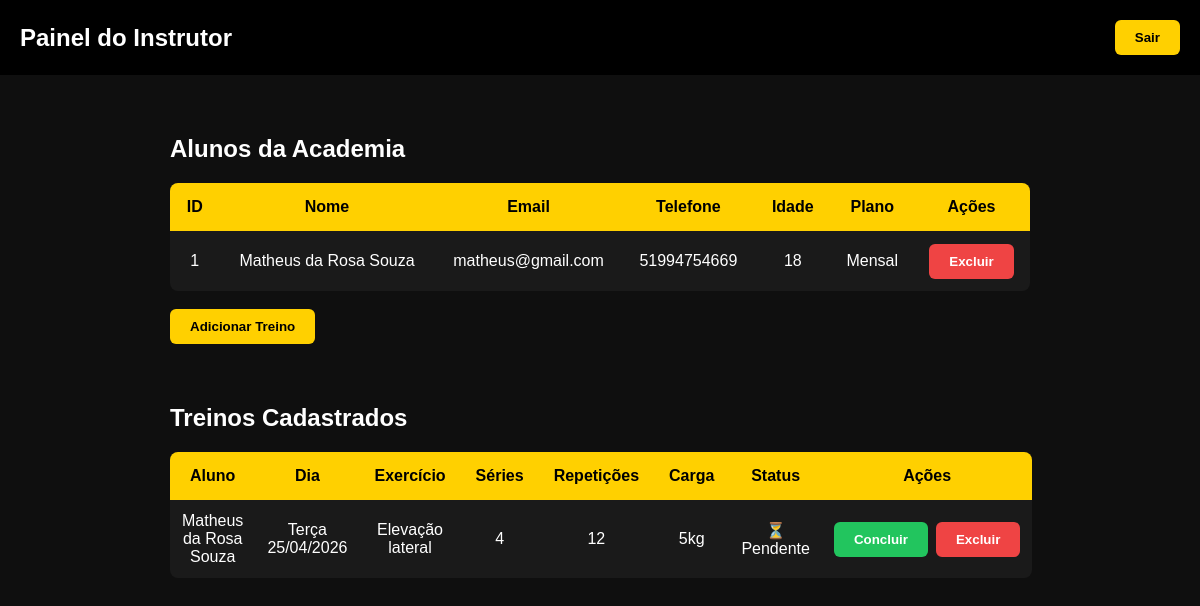
/admin_dashboard.php (signed in), run on the app's committed database.
### tables this page shows
CREATE TABLE usuarios (
            id INTEGER PRIMARY KEY AUTOINCREMENT,
            nome TEXT NOT NULL,
            email TEXT UNIQUE,
            senha TEXT,
            telefone TEXT,
            idade INTEGER,
            plano TEXT
        );

CREATE TABLE treinos (
            id INTEGER PRIMARY KEY AUTOINCREMENT,
            usuario_id INTEGER,
            dia TEXT,
            exercicio TEXT,
            series TEXT,
            repeticoes TEXT,
            carga TEXT,
            status TEXT DEFAULT 'pendente',

            FOREIGN KEY (usuario_id) REFERENCES usuarios(id)
        );

### admin_dashboard.php (the view, shortened to what this page needs)
<?php
require "database.php";
$usuarios = $db->query("SELECT * FROM usuarios");
$sql = $db->query("
    SELECT treinos.*, usuarios.nome
    FROM treinos
    JOIN usuarios ON usuarios.id = treinos.usuario_id
    ORDER BY treinos.id DESC
");
$treinos = $sql->fetchAll();
?>
<!DOCTYPE html>
<html lang="pt-BR">
<head>
<link rel="stylesheet" href="style.css">
</head>
<body>
<header>
<div class="header-container">
<h1 class="logo">Painel do Instrutor</h1>
<div class="header-buttons">
<a href="index.php"><button type="button">Sair</button></a>
</div>
</div>
</header>
<div class="treinos-container">
<h2>Alunos da Academia</h2>
<table>
<tr>
<th>ID</th>
<th>Nome</th>
<th>Email</th>
<th>Telefone</th>
<th>Idade</th>
<th>Plano</th>
<th>Ações</th>
</tr>
<?php foreach ($usuarios as $user): ?>
<tr>
<td><?= htmlspecialchars($user['id']) ?></td>
<td><?= htmlspecialchars($user['nome']) ?></td>
<td><?= htmlspecialchars($user['email']) ?></td>
<td><?= htmlspecialchars($user['telefone']) ?></td>
<td><?= htmlspecialchars($user['idade']) ?></td>
<td><?= htmlspecialchars($user['plano']) ?></td>
<td>
<div class="acoes">
<a href="excluir_usuario.php?id=<?= $user['id']; ?>"
   onclick="return confirm('Excluir aluno?')">
    <button class="btn-excluir">Excluir</button>
</a>
</div>
</td>
</tr>
<?php endforeach; ?>
</table>
<br>
<a href="add_treino.php">
<button type="button">Adicionar Treino</button>
</a>
</div>
<div class="treinos-container">
<h2>Treinos Cadastrados</h2>
<table>
<tr>
<th>Aluno</th>
<th>Dia</th>
<th>Exercício</th>
<th>Séries</th>
<th>Repetições</th>
<th>Carga</th>
<th>Status</th>
<th>Ações</th>
</tr>
<?php foreach ($treinos as $t): ?>
<tr>
<td><?= htmlspecialchars($t['nome']) ?></td>
<td><?= htmlspecialchars($t['dia']) ?></td>
<td><?= htmlspecialchars($t['exercicio']) ?></td>
<td><?= htmlspecialchars($t['series']) ?></td>
<td><?= htmlspecialchars($t['repeticoes']) ?></td>
<td><?= htmlspecialchars($t['carga']) ?></td>
<td>
<?= $t['status'] === 'concluido' ? '✅ Concluído' : '⏳ Pendente' ?>
</td>
<td>
<div class="acoes">
<a href="concluir_treino.php?id=<?= $t['id'] ?>">
    <button class="btn-concluir">Concluir</button>
</a>
<a href="excluir_treino.php?id=<?= $t['id'] ?>"
   onclick="return confirm('Excluir treino?')">
    <button class="btn-excluir">Excluir</button>
</a>
</div>
</td>
</tr>
<?php endforeach; ?>
</table>
</div>
</body>
</html>

### style.css (style rules this page uses)
* { margin: 0; padding: 0; box-sizing: border-box; font-family: Arial, Helvetica, sans-serif; }
body { background: #0f0f0f; color: white; }
header { width: 100%; background: #000; }
.header-container { max-width: 1200px; margin: auto; display: flex; align-items: center; justify-content: space-between; padding: 20px; }
header h1 { font-size: 24px; }
button { background: #ffd000; border: none; padding: 10px 20px; font-weight: bold; cursor: pointer; transition: 0.3s; border-radius: 6px; }
.header-buttons { display: flex; gap: 10px; }
.treinos-container { max-width: 900px; margin: 60px auto; padding: 0 20px; }
table { width: 100%; border-collapse: collapse; margin-top: 20px; background: #1a1a1a; border-radius: 8px; overflow: hidden; }
th { background: #ffd000; color: black; padding: 15px; }
td { padding: 12px; text-align: center; border-bottom: 1px solid #333; height: 60px; }
tr:last-child td { border-bottom: none; }
.acoes { display: flex; gap: 8px; justify-content: center; align-items: center; }
.btn-concluir { background: #22c55e; color: white; }
.btn-excluir { background: #ef4444; color: white; }

### data on the page
usuarios: id "1", nome "Matheus da Rosa Souza", email "matheus@gmail.com", telefone "51994754669", idade "18", plano "Mensal"
treinos: usuario.nome "Matheus da Rosa Souza", dia "Terça 25/04/2026", exercicio "Elevação lateral", series "4", repeticoes "12", carga "5kg", status "⏳ Pendente"
